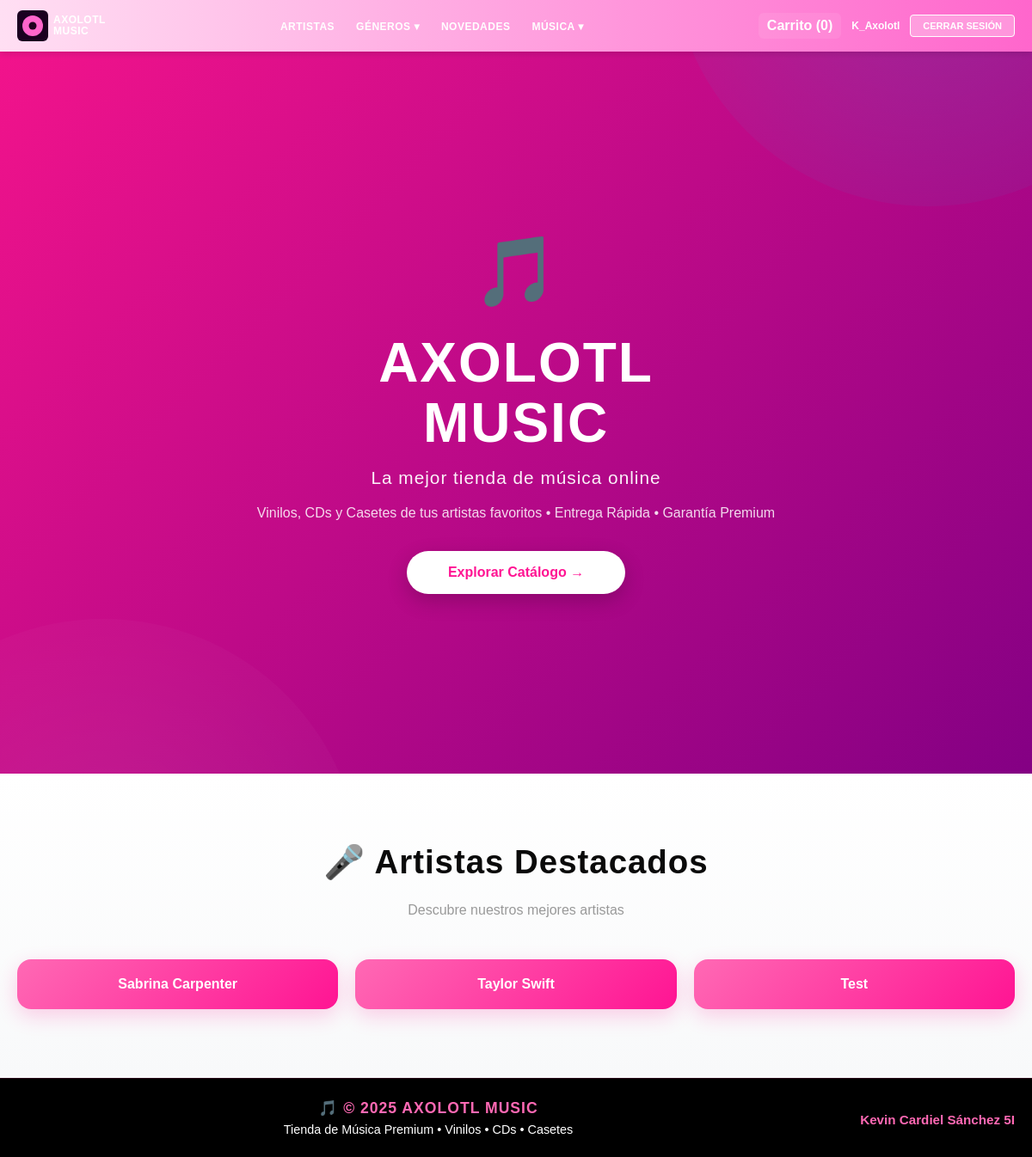
/index/ (signed in), run on the app's committed database.
### app_Axolotl/models.py (models this page shows, shortened)
class Artista(models.Model):
    nombre_artista = models.CharField(max_length=100)
    descripcion = models.TextField()
    foto = models.ImageField(upload_to='artistas_fotos/', blank=True, null=True) # Nuevo campo

### app_Axolotl/views.py (the view)
# urls.py: path('index/', views.index_frontend, name='index_frontend'), # Página principal del frontend
def index_frontend(request):
    novedades = Producto.objects.filter(novedad=True).order_by('-id')[:8]
    artistas = Artista.objects.all().order_by('nombre_artista')
    return render(request, 'index_frontend.html', {'novedades': novedades, 'artistas': artistas})

### app_Axolotl/templatetags/cart_tags.py (called while the page is built)
@register.simple_tag(takes_context=True)
def get_cart_count(context, user):
    try:
        if not user.is_authenticated:
            return 0
        perfil = user.usuario
        cart = getattr(perfil, 'cart', None)
        if cart is None:
            return 0
        return cart.items.count()
    except Exception:
        return 0

### app_Axolotl/templates/index_frontend.html (shortened to what this page needs)
{% load static %}
<!DOCTYPE html>
<html lang="es">
<head>
    <link rel="stylesheet" href="{% static 'style.css' %}">
</head>
<body style="display:flex;flex-direction:column;min-height:100vh;">
    {% include "navbar.html" %}
    <main style="flex:1;">
        <section class="hero-modern">
            <div class="hero-content">
                <div class="hero-icon">🎵</div>
                <h1 class="hero-title">AXOLOTL<br>MUSIC</h1>
                <p class="hero-subtitle">La mejor tienda de música online</p>
                <p class="hero-desc">Vinilos, CDs y Casetes de tus artistas favoritos • Entrega Rápida • Garantía Premium</p>
                <a href="{% url 'catalogo_frontend' %}" class="hero-cta">Explorar Catálogo →</a>
            </div>
        </section>
        <section class="featured-artists">
            <h2 class="featured-title">🎤 Artistas Destacados</h2>
            <p class="featured-subtitle">Descubre nuestros mejores artistas</p>
            <div class="artists-grid">
                {% for artista in artistas|slice:":8" %}
                    <a href="{% url 'comprar_frontend' %}?artista={{ artista.nombre_artista|urlencode }}" class="artist-chip">
                        {{ artista.nombre_artista }}
                    </a>
                {% endfor %}
            </div>
        </section>
    </main>
    {% include "footer.html" %}
</body>
</html>

### app_Axolotl/templates/navbar.html (shortened to what this page needs)
{% load static %}
{% load cart_tags %}
{% if request.user.is_authenticated and request.user.is_staff %}
    <nav style="background: linear-gradient(90deg, #ffdff3 0%, #ff66cc 100%); padding: 12px 20px; display: flex; align-items: center; justify-content: space-between; gap: 20px; position: sticky; top: 0; z-index: 1000; box-shadow: 0 2px 8px rgba(0,0,0,0.15); flex-wrap: wrap;">
        <div style="flex-shrink: 0; display: flex; align-items: center; gap: 10px;">
            <a href="{% url 'index_frontend' %}" style="display: flex; align-items: center; gap: 8px; text-decoration: none; color: white;">
                <img src="{% static 'vinyl.svg' %}" alt="Logo AXOLOTL MUSIC" style="width: 36px; height: 36px;">
                <h1 style="margin: 0; font-size: 14px; line-height: 16px; color: white; font-weight: 900; letter-spacing: 0.5px; text-transform: uppercase;">AXOLOTL MUSIC</h1>
            </a>
        </div>
        <ul style="display: flex; gap: 18px; margin: 0; padding: 0; list-style: none; flex: 1; justify-content: center; flex-wrap: wrap; align-items: center;">
            <li style="display:flex; align-items:center; gap:6px;">
                <strong style="color: white; font-size: 16px;">ARTISTAS</strong>
                <a href="{% url 'ver_artistas' %}" style="color: white; text-decoration: underline; font-size: 13px;">Ver</a>
                <a href="{% url 'agregar_artistas' %}" style="color: white; text-decoration: underline; font-size: 13px;">Agregar</a>
            </li>
            <li style="display:flex; align-items:center; gap:6px;">
                <strong style="color: white; font-size: 16px;">PRODUCTOS</strong>
                <a href="{% url 'ver_productos' %}" style="color: white; text-decoration: underline; font-size: 13px;">Ver</a>
                <a href="{% url 'agregar_productos' %}" style="color: white; text-decoration: underline; font-size: 13px;">Agregar</a>
            </li>
            <li style="display:flex; align-items:center; gap:6px;">
                <strong style="color: white; font-size: 16px;">DETALLES</strong>
                <a href="{% url 'ver_detalles_pedidos' %}" style="color: white; text-decoration: underline; font-size: 13px;">Ver</a>
                <a href="{% url 'agregar_detalle_pedido' %}" style="color: white; text-decoration: underline; font-size: 13px;">Agregar</a>
            </li>
            <li style="display:flex; align-items:center; gap:6px;">
                <strong style="color: white; font-size: 16px;">PEDIDOS</strong>
                <a href="{% url 'ver_pedidos' %}" style="color: white; text-decoration: underline; font-size: 13px;">Ver</a>
                <a href="{% url 'agregar_pedido' %}" style="color: white; text-decoration: underline; font-size: 13px;">Agregar</a>
            </li>
        </ul>
        <div style="display: flex; align-items: center; gap: 12px; flex-shrink: 0;">
            <a href="{% url 'index_frontend' %}" style="background: rgba(255,255,255,0.12); color: white; padding: 8px 12px; border-radius: 6px; text-decoration: none; font-weight: 700;">Ver página</a>
            <a href="{% url 'inicio_axolotlmusic' %}" style="background: rgba(0,0,0,0.08); color: white; padding: 8px 12px; border-radius: 6px; text-decoration: none; font-weight: 700;">Panel Admin</a>
            <span style="color: white; font-weight: 600; font-size: 13px;">{{ request.user.username }}</span>
            <button onclick="confirmarLogout()" style="background: #ff4444; color: white; border: none; padding: 6px 12px; border-radius: 6px; cursor: pointer; font-weight: 700; font-size: 12px;">Cerrar Sesión</button>
        </div>
    </nav>
{% else %}
    <nav style="background: linear-gradient(90deg, #ffdff3 0%, #ff66cc 100%); padding: 12px 20px; display: flex; align-items: center; justify-content: space-between; gap: 20px; position: sticky; top: 0; z-index: 1000; box-shadow: 0 2px 8px rgba(0,0,0,0.15); flex-wrap: wrap;">
        <div style="flex-shrink: 0; display: flex; align-items: center; gap: 8px;">
            <a href="{% url 'index_frontend' %}" style="display: flex; align-items: center; gap: 6px; text-decoration: none;">
                <img src="{% static 'vinyl.svg' %}" alt="Logo AXOLOTL MUSIC" style="width: 36px; height: 36px;">
                <h1 style="margin: 0; font-size: 12px; line-height: 13px; color: white; font-weight: 900; letter-spacing: 0.5px; text-transform: uppercase;">AXOLOTL<br>MUSIC</h1>
            </a>
        </div>
        <ul style="display: flex; gap: 25px; margin: 0; padding: 0; list-style: none; flex: 1; justify-content: center; flex-wrap: wrap; align-items: center;">
            <li style="position: relative;">
                <a href="{% url 'artistas_frontend' %}" style="text-decoration: none; color: white; font-weight: 700; font-size: 12px; text-transform: uppercase; letter-spacing: 0.5px; transition: 0.2s;">ARTISTAS</a>
            </li>
            <li style="position: relative;" class="dropdown-item">
                <a href="javascript:void(0)" onclick="toggleGeneros(event)" style="text-decoration: none; color: white; font-weight: 700; font-size: 12px; text-transform: uppercase; letter-spacing: 0.5px; cursor: pointer; transition: 0.2s;">GÉNEROS ▾</a>
            </li>
            <li>
                <a href="{% url 'novedades_frontend' %}" style="text-decoration: none; color: white; font-weight: 700; font-size: 12px; text-transform: uppercase; letter-spacing: 0.5px; transition: 0.2s;">NOVEDADES</a>
            </li>
            <li style="position: relative;" class="dropdown-item">
                <a href="javascript:void(0)" onclick="toggleMusica(event)" style="text-decoration: none; color: white; font-weight: 700; font-size: 12px; text-transform: uppercase; letter-spacing: 0.5px; cursor: pointer; transition: 0.2s;">MÚSICA ▾</a>
            </li>
        </ul>
        <div style="display: flex; align-items: center; gap: 12px; flex-shrink: 0;">
            {% if request.user.is_authenticated %}
                {% get_cart_count request.user as cart_count %}
                <a href="{% url 'ver_carrito' %}" style="text-decoration:none; color: white; font-weight:700; background: rgba(255,255,255,0.08); padding:6px 10px; border-radius:6px;">Carrito ({{ cart_count }})</a>
                <a href="{% url 'perfil_usuario' %}" style="color: white; font-weight: 700; font-size: 12px; text-decoration:none;">{{ request.user.username }}</a>
                <button onclick="confirmarLogout()" style="background: rgba(255,255,255,0.3); color: white; border: 1px solid white; padding: 6px 14px; border-radius: 4px; cursor: pointer; font-weight: 700; font-size: 11px; text-transform: uppercase; transition: 0.2s;">Cerrar Sesión</button>
            {% endif %}
        </div>
    </nav>
{% endif %}

### app_Axolotl/static/style.css (style rules this page uses)
body { margin: 0; padding: 0; font-family: Arial, Helvetica, sans-serif; background-color: #000000; color: #ffffff; }
html { margin: 0; padding: 0; }
.hero-title { margin: 10px 0 6px 0; font-size: 48px; letter-spacing: 2px; color: #ff1fb3; font-weight: bold; }
button, .btn, input[type="submit"] { background: #c51a8d; background: linear-gradient(90deg, #5a005a, #c51a8d); color: #fff; border: none; padding: 10px 20px; border-radius: 6px; cursor: pointer; font-weight: 700; font-size: 13px; transition: background 0.2s ease; }

### app_Axolotl/templates/index_frontend.html (style rules this page uses)
.hero-modern { background: linear-gradient(135deg, rgba(255, 20, 147, 0.95) 0%, rgba(139, 0, 139, 0.95) 100%); min-height: 90vh; display: flex; flex-direction: column; justify-content: center; align-items: center; text-align: center; position: relative; overflow: hidden; padding: 60px 20px; }
.hero-modern::before { content: ''; position: absolute; top: -50%; right: -15%; width: 600px; height: 600px; background: radial-gradient(circle, rgba(0, 212, 255, 0.15), transparent); border-radius: 50%; }
.hero-modern::after { content: ''; position: absolute; bottom: -50%; left: -15%; width: 600px; height: 600px; background: radial-gradient(circle, rgba(255, 255, 255, 0.08), transparent); border-radius: 50%; }
.hero-content { position: relative; z-index: 2; max-width: 700px; }
.hero-icon { font-size: 80px; margin-bottom: 24px; display: inline-block; animation: bounce 3s ease-in-out infinite; }
.hero-title { font-size: 4rem; font-weight: 900; margin: 0 0 16px 0; color: white; letter-spacing: 2px; line-height: 1.1; }
.hero-subtitle { font-size: 1.3rem; color: rgba(255, 255, 255, 0.95); margin: 0 0 8px 0; font-weight: 500; letter-spacing: 1px; }
.hero-desc { font-size: 1rem; color: rgba(255, 255, 255, 0.85); margin: 16px 0 32px 0; line-height: 1.6; }
.hero-cta { display: inline-block; padding: 16px 48px; background: white; color: #ff1493; text-decoration: none; border-radius: 30px; font-weight: 800; font-size: 1rem; transition: all 0.3s ease; box-shadow: 0 8px 24px rgba(0, 0, 0, 0.2); }
.featured-artists { padding: 80px 20px; background: linear-gradient(180deg, white 0%, #f8f9fa 100%); }
.featured-title { text-align: center; font-size: 2.4rem; font-weight: 900; color: #0a0a0a; margin: 0 0 24px 0; letter-spacing: 1px; }
.featured-subtitle { text-align: center; font-size: 1rem; color: #999; margin: 0 0 48px 0; }
.artists-grid { display: grid; grid-template-columns: repeat(auto-fit, minmax(200px, 1fr)); gap: 20px; max-width: 1200px; margin: 0 auto; }
.artist-chip { display: flex; align-items: center; justify-content: center; padding: 20px; background: linear-gradient(135deg, #ff69b4, #ff1493); color: white; border-radius: 16px; text-decoration: none; font-weight: 800; font-size: 1rem; transition: all 0.3s ease; box-shadow: 0 8px 24px rgba(255, 20, 147, 0.2); text-align: center; position: relative; overflow: hidden; }
.artist-chip::before { content: ''; position: absolute; top: 0; left: -100%; width: 100%; height: 100%; background: linear-gradient(90deg, transparent, rgba(255, 255, 255, 0.2), transparent); transition: left 0.5s; }

### data on the page
Artista: nombre_artista "Sabrina Carpenter"
Artista: nombre_artista "Taylor Swift"
Artista: nombre_artista "Test"

### other printed values
{{ cart_count }} "0"
{{ request.user.username }} "K_Axolotl"
